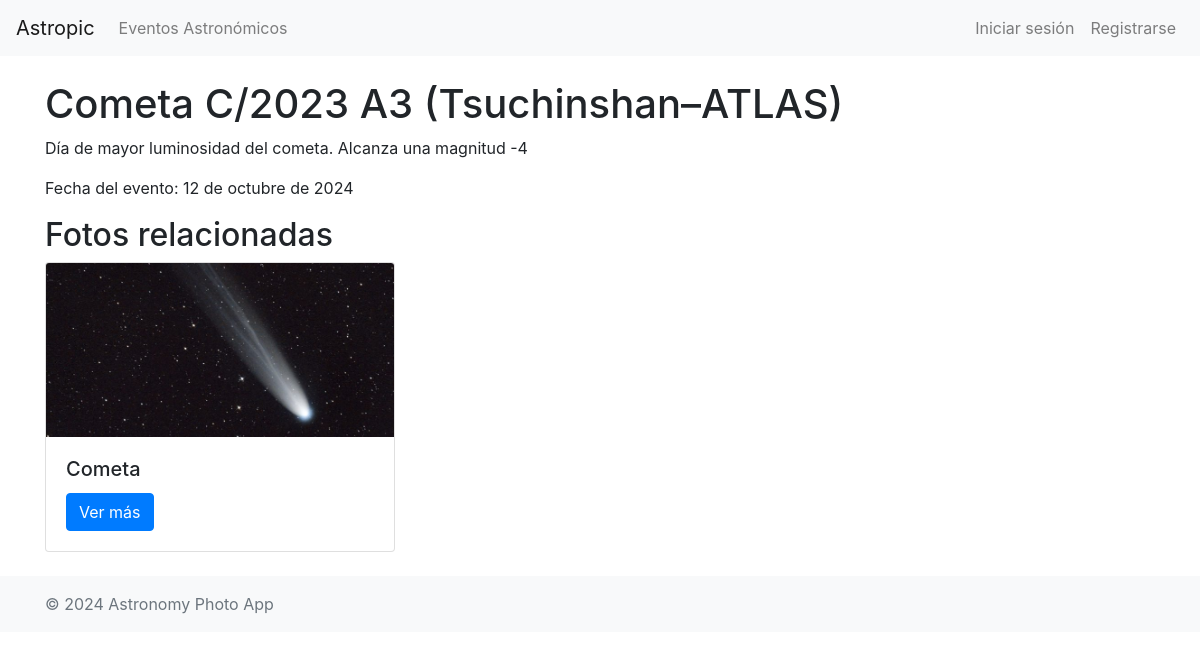
The page /event/1/ on the database its author committed.
### astropic/models.py (models this page shows, shortened)
class AstronomicalEvent(models.Model):
    name = models.CharField(max_length=255)
    description = models.TextField(blank=True)
    event_date = models.DateField()

class Photo(models.Model):
    title = models.CharField(max_length=255)
    description = models.TextField(blank=True)
    image = models.ImageField(upload_to='photos/', blank=True)
    user = models.ForeignKey(User, on_delete=models.CASCADE)
    event = models.ForeignKey('AstronomicalEvent', null=True, blank=True, on_delete=models.SET_NULL)
    created_at = models.DateTimeField(auto_now_add=True)

### astropic/views.py (the view)
# urls.py: path('event/<int:pk>/', AstronomicalEventDetailView.as_view(), name='event-detail'),
class AstronomicalEventDetailView(DetailView):
    model = AstronomicalEvent
    template_name = 'events/event_detail.html'
    context_object_name = 'event'
    def get_context_data(self, **kwargs):
        context = super().get_context_data(**kwargs)
        context['photos'] = Photo.objects.filter(event=self.object)
        return context

### astropic/templates/events/event_detail.html (shortened to what this page needs)
{% extends 'base.html' %}
{% block content %}
    <h1>{{ event.name }}</h1>
    <p>{{ event.description }}</p>
    <p>Fecha del evento: {{ event.event_date }}</p>
    <h2>Fotos relacionadas</h2>
    <div class="row">
        {% for photo in photos %}
            <div class="col-md-4 mb-4">
                <div class="card">
                    <img src="{{ photo.image.url }}" class="card-img-top" alt="{{ photo.title }}">
                    <div class="card-body">
                        <h5 class="card-title">{{ photo.title }}</h5>
                        <a href="{% url 'photo-detail' photo.pk %}" class="btn btn-primary">Ver más</a>
                    </div>
                </div>
            </div>
        {% empty %}
            <p>No hay fotos relacionadas con este evento.</p>
        {% endfor %}
    </div>
{% endblock %}

### rows shown on the page
AstronomicalEvent: name "Cometa C/2023 A3 (Tsuchinshan–ATLAS)", description "Día de mayor luminosidad del cometa. Alcanza una magnitud -4", event_date "12 de octubre de 2024"
Photo: image (picture), title "Cometa"
